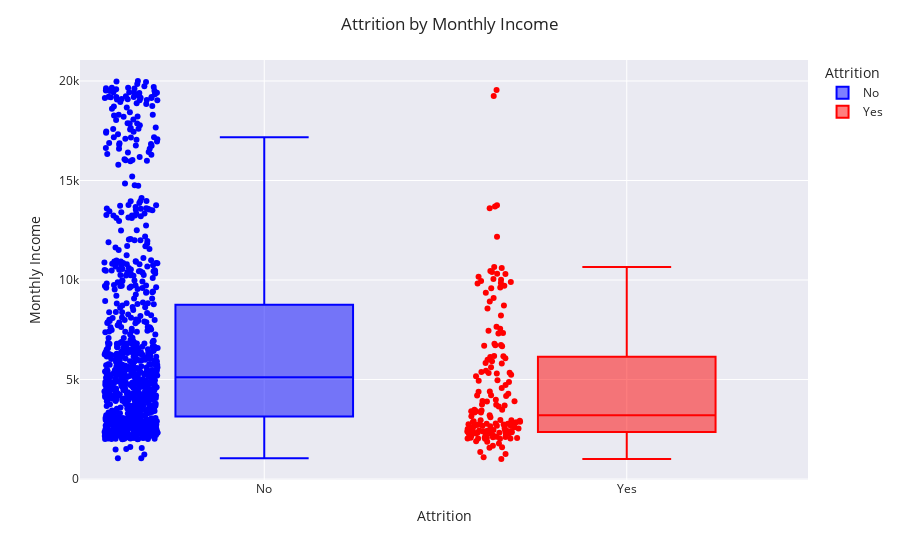

Notebook cell for this chart:
### Code cell
fig = px.box(attrition_monthincome, x='Attrition', y='MonthlyIncome', color='Attrition', 
             points='all',color_discrete_map={'No': 'blue', 'Yes': 'red'})

fig.update_layout(
    title='Attrition by Monthly Income',
    xaxis=dict(title='Attrition'),
    yaxis=dict(title='Monthly Income'),
    template='seaborn'
    
)

fig.show()

### Figure 1 — Plotly figure (JSON) as saved in the notebook; plotly's stock layout.template omitted (floating-point values rounded to 4 significant figures; data arrays with more than 128 entries replaced by an {"elided": "..."} marker saying what was removed)
{"data": [{"alignmentgroup": "True", "boxpoints": "all", "hovertemplate": "Attrition=%{x}<br>MonthlyIncome=%{y}<extra></extra>", "legendgroup": "No", "marker": {"color": "blue"}, "name": "No", "notched": false, "offsetgroup": "No", "orientation": "v", "showlegend": true, "type": "box", "x": {"elided": "868 str values"}, "x0": " ", "xaxis": "x", "y": {"elided": "868 int values"}, "y0": " ", "yaxis": "y"}, {"alignmentgroup": "True", "boxpoints": "all", "hovertemplate": "Attrition=%{x}<br>MonthlyIncome=%{y}<extra></extra>", "legendgroup": "Yes", "marker": {"color": "red"}, "name": "Yes", "notched": false, "offsetgroup": "Yes", "orientation": "v", "showlegend": true, "type": "box", "x": {"elided": "161 str values"}, "x0": " ", "xaxis": "x", "y": {"elided": "161 int values"}, "y0": " ", "yaxis": "y"}], "layout": {"boxmode": "overlay", "legend": {"title": {"text": "Attrition"}, "tracegroupgap": 0}, "margin": {"t": 60}, "title": {"text": "Attrition by Monthly Income"}, "xaxis": {"anchor": "y", "categoryarray": ["No", "Yes"], "categoryorder": "array", "domain": [0, 1], "title": {"text": "Attrition"}}, "yaxis": {"anchor": "x", "domain": [0, 1], "title": {"text": "Monthly Income"}}}}
